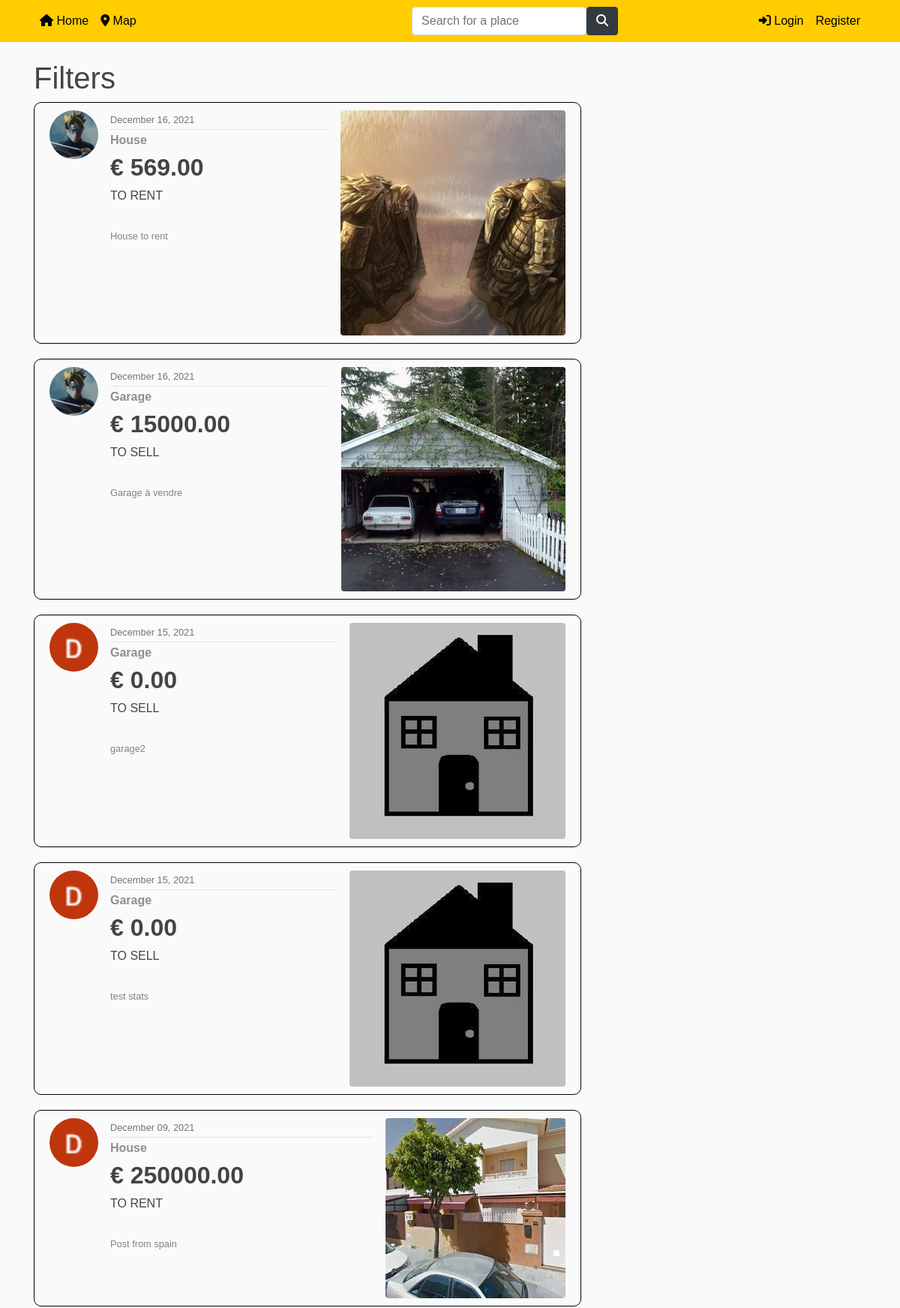
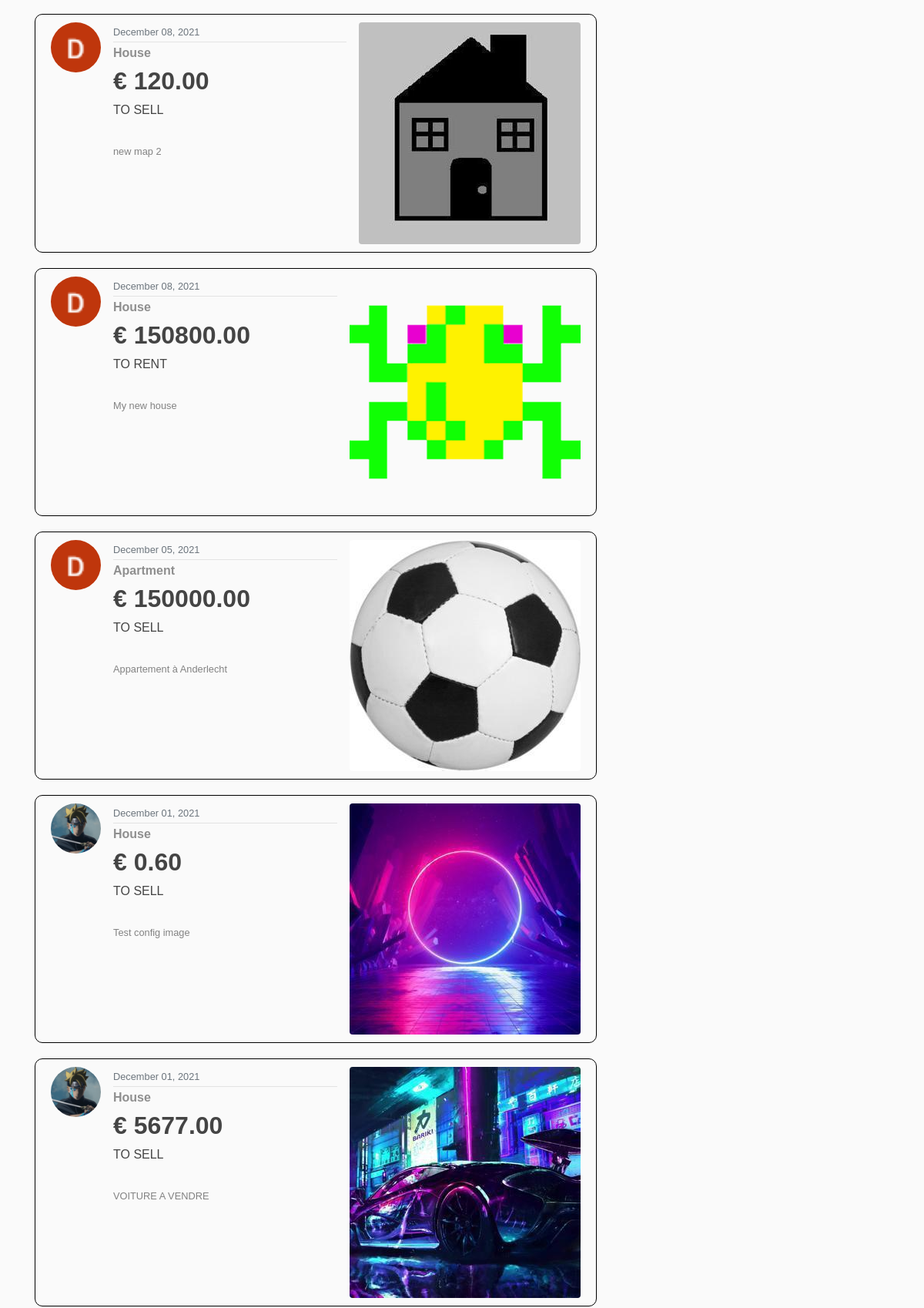
/filter/ (upper part), run on the app's committed database (2 pictures, top to bottom).
### blog/models.py (models this page shows, shortened)
class Post(models.Model): #creation d'un Post
    title = models.CharField(max_length=100)
    price = models.DecimalField(default=0, max_digits= 15, decimal_places=2)
    sell_rent = models.CharField(default= 'S', max_length=10, choices=SELLORRENT_CHOICES)
    localisation = models.CharField(default='Bruxelles',max_length=100)
    address = models.TextField(default='Boulevard du Triomphe 1 , 1050 Bruxelles')
    lat = models.FloatField(blank=True, null=True)  # blank pour autoriser des valeurs vides
    long = models.FloatField(blank=True, null=True)
    category = models.CharField(default= 'H', max_length=10, choices=CATEGORIES)
    surface = models.DecimalField(default=0, max_digits= 8, decimal_places=2)
    content = models.TextField()
    image = models.ImageField(default='defaultAnnounce.jpg', upload_to='announce_pics')
    image2 = models.ImageField(default='defaultAnnounce.jpg', upload_to='announce_pics')
    image3 = models.ImageField(default='defaultAnnounce.jpg', upload_to='announce_pics')
    date_posted = models.DateTimeField(default=timezone.now)
    author = models.ForeignKey(User, on_delete=models.CASCADE) #reférence à une autre classe (clé étrangère)
    number_views = models.IntegerField(default=0)
    room_number = models.IntegerField(default=0, blank=True, null=True)

### users/models.py (models this page shows, shortened)
class Profile(models.Model):
    user = models.OneToOneField(User, on_delete=models.CASCADE) #CASCADE : si je supprime l'utilisateur, le profil sera supprimé aussi. Mais si je supprime le profil, l'utilisateur ne sera pas supprimé
    image = models.ImageField(default='default.jpg', upload_to='profile_pics') #default = image par défaut si l'user ne choisit aucune pdp
    price_preference = models.DecimalField(default=0, max_digits=15, decimal_places=2) #prix maximum préféré
    localisation_preference = models.CharField(default='Bruxelles', max_length=100) #localisation préférée
    sell_rent_preference = models.CharField(default='S', max_length=10, choices=SELLORRENT_CHOICES) #a vendre ou a louer

### blog/views.py (the view)
# urls.py: path('filter/', views.filter, name='blog-filter'),#chercher un filtre
def filter(request): #inspired by https://www.youtube.com/watch?v=vU0VeFN-abU
    post = Post.objects.all()
    localisation = request.GET.get('localisation')
    priceMin = request.GET.get('priceMin')
    priceMax = request.GET.get('priceMax')
    sellOrRent = request.GET.get('sellOrRent')
    category = request.GET.get('category')
    surfaceMin = request.GET.get('surfaceMin')
    surfaceMax = request.GET.get('surfaceMax')
    if localisation != '' and localisation is not None:
        post = post.filter(localisation__icontains=localisation)
    if priceMin != '' and priceMin is not None:
        post = post.filter(price__gte=priceMin)
    if priceMax != '' and priceMax is not None:
        post = post.filter(price__lt=priceMax)
    if sellOrRent != '' and sellOrRent is not None and sellOrRent != 'Choose an option':
        post = post.filter(sell_rent__icontains=sellOrRent)
    if category != '' and category is not None and category != 'Choose an option':
        post = post.filter(category__icontains=category)
    if surfaceMin != '' and surfaceMin is not None:
        post = post.filter(surface__gte=surfaceMin)
    if surfaceMax != '' and surfaceMax is not None:
        post = post.filter(surface__lt=surfaceMax)
    context = {
        'post': post.order_by('-date_posted'),
    }
    return render(request, 'blog/filter.html',context)

### blog/templates/blog/filter.html (shortened to what this page needs)
{% extends "blog/base.html" %}
{% block content %}
<h1>Filters</h1>
    {% for post in post %}
        <a class="content-article" href="{% url 'post-detail' post.id %}">
            <article class="media content-section">
                <img class="rounded-circle article-img" src="{{ post.author.profile.image.url }}">
                <div class="media-body">
                    <div class="article-metadata">
                        <small class="text-muted">{{ post.date_posted|date:"F d, Y" }}</small>
                    </div>
                    <div class="post-content">
                        <h6 class="post-content-category"><b>{{ post.get_category_display }}</b></h6>
                        <h2 class="display-5"><b>€ {{ post.price }}</b></h2>
                        <h6 class="text-uppercase">{{ post.get_sell_rent_display }}</h6>
                        <br>
                        <p class="post-content-title"><small>{{ post.title }}</small></p>
                    </div>
                </div>
                <img class="rounded float-left ml-3" src="{{ post.image.url }}">
            </article>
        </a>
    {% endfor %}
{% endblock content %}

### blog/static/blog/main.css (style rules this page uses)
body { font-family: Verdana, sans-serif; background: #fafafa; color: #333333; margin-top: 5rem; }
h1, h2, h3, h4, h5, h6 { color: #444444; }
.post-content-title { color: #828282; }
.post-content-category { color: #8F8F8F; }
.content-section { transition: box-shadow .3s; background: #fafafa; padding: 10px 20px; border: 1px solid black; border-radius: 10px; margin-bottom: 20px; }
.article-img { height: 65px; width: 65px; margin-right: 16px; }
.article-metadata { padding-bottom: 1px; margin-bottom: 4px; border-bottom: 1px solid #e3e3e3 }

### data on the page
Post: author.profile.image (picture), date_posted "December 16, 2021", category "House", price "569.00", sell_rent "TO RENT", title "House to rent", image (picture)
Post: author.profile.image (picture), date_posted "December 16, 2021", category "Garage", price "15000.00", sell_rent "TO SELL", title "Garage à vendre", image (picture)
Post: author.profile.image (picture), date_posted "December 15, 2021", category "Garage", price "0.00", sell_rent "TO SELL", title "garage2", image (placeholder picture)
Post: author.profile.image (picture), date_posted "December 15, 2021", category "Garage", price "0.00", sell_rent "TO SELL", title "test stats", image (placeholder picture)
Post: author.profile.image (picture), date_posted "December 09, 2021", category "House", price "250000.00", sell_rent "TO RENT", title "Post from spain", image (picture)
Post: author.profile.image (picture), date_posted "December 08, 2021", category "House", price "120.00", sell_rent "TO SELL", title "new map 2", image (placeholder picture)
Post: author.profile.image (picture), date_posted "December 08, 2021", category "House", price "150800.00", sell_rent "TO RENT", title "My new house", image (picture)
Post: author.profile.image (picture), date_posted "December 05, 2021", category "Apartment", price "150000.00", sell_rent "TO SELL", title "Appartement à Anderlecht", image (picture)
Post: author.profile.image (picture), date_posted "December 01, 2021", category "House", price "0.60", sell_rent "TO SELL", title "Test config image", image (picture)
Post: author.profile.image (picture), date_posted "December 01, 2021", category "House", price "5677.00", sell_rent "TO SELL", title "VOITURE A VENDRE", image (picture)
